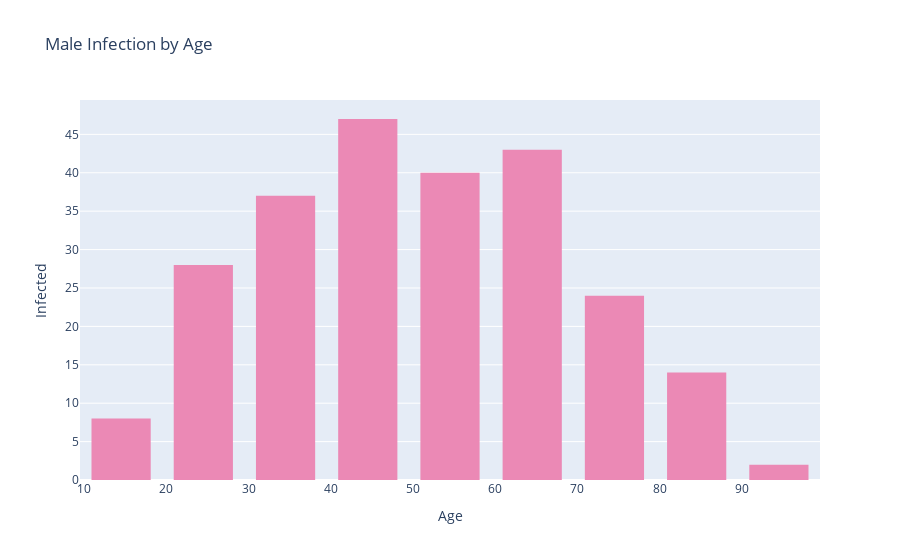

Notebook code for this chart:
### Code cell
color = ['#EB89B5', '#5b7bd6','#ff6960', '#d11411', '#00b159', '#00aedb', '#f37735', '#ffc425',
          '#a200ff', '#f47835', '#d41243', '#8ec127', '#feda75', '#fa7e1e', '#962fbf']*2
fig = go.Figure()
fig.add_trace(go.Histogram(x=male, marker_color = color[0]))
# for  m, c, co in zip(male, cities, color) : 
#     fig.add_trace(go.Histogram(x=m, name = c, marker_color = co))

#fig.update_layout(barmode='stack')

fig.update_layout(
    title_text='Male Infection by Age', # title of plot
    xaxis_title_text='Age ', # xaxis label
    yaxis_title_text='Infected', # yaxis label
    bargap=0.2, # gap between bars of adjacent location coordinates
    bargroupgap=0.1 # gap between bars of the same location coordinates
)

fig.show()

with open('../plotly/ontario_male_infection.json', 'w') as f:
    f.write(fig.to_json())

### Figure 1 — Plotly figure (JSON) as saved in the notebook; plotly's stock layout.template omitted (floating-point values rounded to 4 significant figures; data arrays with more than 128 entries replaced by an {"elided": "..."} marker saying what was removed)
{"data": [{"marker": {"color": "#EB89B5"}, "type": "histogram", "x": {"elided": "243 int values"}}], "layout": {"bargap": 0.2, "bargroupgap": 0.1, "title": {"text": "Male Infection by Age"}, "xaxis": {"title": {"text": "Age "}}, "yaxis": {"title": {"text": "Infected"}}}}
